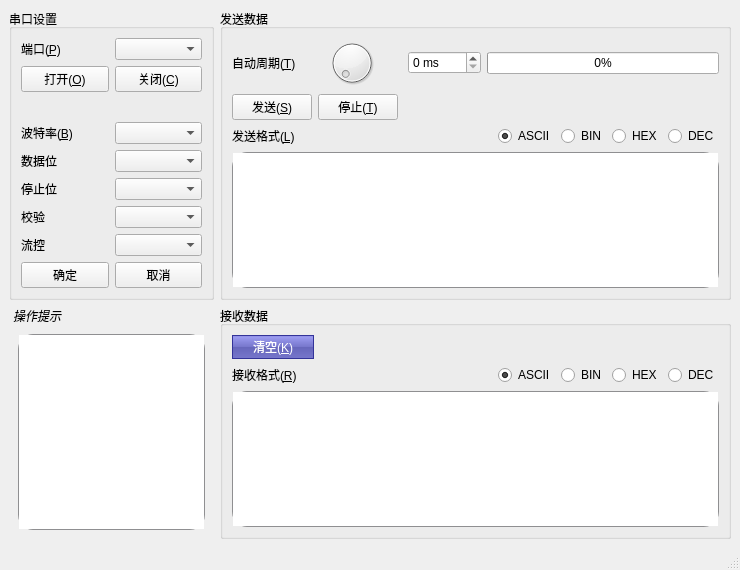
<?xml version="1.0" encoding="UTF-8"?>
<ui version="4.0">
 <class>MainWindow</class>
 <widget class="QMainWindow" name="MainWindow">
  <property name="geometry">
   <rect>
    <x>0</x>
    <y>0</y>
    <width>740</width>
    <height>570</height>
   </rect>
  </property>
  <property name="font">
   <font>
    <pointsize>9</pointsize>
   </font>
  </property>
  <property name="windowTitle">
   <string>串口调试-k</string>
  </property>
  <property name="autoFillBackground">
   <bool>true</bool>
  </property>
  <property name="styleSheet">
   <string notr="true"> background-color:   </string>
  </property>
  <property name="locale">
   <locale language="Chinese" country="China"/>
  </property>
  <property name="unifiedTitleAndToolBarOnMac">
   <bool>false</bool>
  </property>
  <widget class="QWidget" name="centralwidget">
   <layout class="QGridLayout" name="gridLayout">
    <item row="1" column="1">
     <widget class="QDockWidget" name="dockWidgetmessage">
      <property name="sizePolicy">
       <sizepolicy hsizetype="Preferred" vsizetype="Preferred">
        <horstretch>2</horstretch>
        <verstretch>0</verstretch>
       </sizepolicy>
      </property>
      <property name="minimumSize">
       <size>
        <width>96</width>
        <height>113</height>
       </size>
      </property>
      <property name="maximumSize">
       <size>
        <width>524287</width>
        <height>524287</height>
       </size>
      </property>
      <property name="font">
       <font>
        <italic>true</italic>
       </font>
      </property>
      <property name="autoFillBackground">
       <bool>false</bool>
      </property>
      <property name="styleSheet">
       <string notr="true"/>
      </property>
      <property name="floating">
       <bool>false</bool>
      </property>
      <property name="features">
       <set>QDockWidget::NoDockWidgetFeatures</set>
      </property>
      <property name="allowedAreas">
       <set>Qt::AllDockWidgetAreas</set>
      </property>
      <property name="windowTitle">
       <string>操作提示</string>
      </property>
      <widget class="QWidget" name="dockWidgetContents">
       <layout class="QGridLayout" name="gridLayout_2">
        <item row="0" column="0">
         <widget class="QTextBrowser" name="textBr_mess">
          <property name="styleSheet">
           <string notr="true"> border: 1px solid #8f8f91;
         border-radius: 15px;
         background-color: qlineargradient(x1: 1, y1: 2, x2: 1, y2: 2,
                                           stop: 0 #f6f7fa, stop: 1 #dadbde);
</string>
          </property>
         </widget>
        </item>
       </layout>
      </widget>
     </widget>
    </item>
    <item row="1" column="2">
     <widget class="QGroupBox" name="groupBox_3">
      <property name="sizePolicy">
       <sizepolicy hsizetype="Preferred" vsizetype="Preferred">
        <horstretch>5</horstretch>
        <verstretch>0</verstretch>
       </sizepolicy>
      </property>
      <property name="styleSheet">
       <string notr="true"/>
      </property>
      <property name="title">
       <string>接收数据</string>
      </property>
      <layout class="QVBoxLayout" name="verticalLayout_2">
       <item>
        <layout class="QHBoxLayout" name="horizontalLayout_3">
         <item>
          <widget class="QPushButton" name="bt_clear">
           <property name="statusTip">
            <string>Clear input data</string>
           </property>
           <property name="styleSheet">
            <string notr="true">color: white;
font: 9pt &quot;宋体&quot;;

background-color: QLinearGradient( x1: 0, y1: 0, x2: 0, y2: 1, stop: 0 #88d, stop: 0.1 #99e, stop: 0.49 #77c, stop: 0.5 #66b, stop: 1 #77c);
border-width: 1px;
border-color: #339;
border-style: solid;z
border-radius: 7;
padding: 3px;
padding-left: 5px;
padding-right: 5px;
min-width: 70px;
max-width: 75px;
min-height: 16px;
max-height: 16px;</string>
           </property>
           <property name="text">
            <string>清空(&amp;K)</string>
           </property>
          </widget>
         </item>
         <item>
          <spacer name="horizontalSpacer_4">
           <property name="orientation">
            <enum>Qt::Horizontal</enum>
           </property>
           <property name="sizeHint" stdset="0">
            <size>
             <width>308</width>
             <height>20</height>
            </size>
           </property>
          </spacer>
         </item>
        </layout>
       </item>
       <item>
        <layout class="QHBoxLayout" name="horizontalLayout_4">
         <item>
          <widget class="QLabel" name="label_4">
           <property name="text">
            <string>接收格式(&amp;R)</string>
           </property>
           <property name="buddy">
            <cstring>rbt_ASCIIin</cstring>
           </property>
          </widget>
         </item>
         <item>
          <spacer name="horizontalSpacer_1">
           <property name="orientation">
            <enum>Qt::Horizontal</enum>
           </property>
           <property name="sizeHint" stdset="0">
            <size>
             <width>58</width>
             <height>17</height>
            </size>
           </property>
          </spacer>
         </item>
         <item>
          <widget class="QRadioButton" name="rbt_ASCIIin">
           <property name="text">
            <string>ASCII</string>
           </property>
           <property name="checked">
            <bool>true</bool>
           </property>
          </widget>
         </item>
         <item>
          <widget class="QRadioButton" name="rbt_BINin">
           <property name="text">
            <string>BIN</string>
           </property>
          </widget>
         </item>
         <item>
          <widget class="QRadioButton" name="rbt_HEXin">
           <property name="text">
            <string>HEX</string>
           </property>
          </widget>
         </item>
         <item>
          <widget class="QRadioButton" name="rbt_Decin">
           <property name="text">
            <string>DEC</string>
           </property>
          </widget>
         </item>
        </layout>
       </item>
       <item>
        <widget class="QTextBrowser" name="textBr_inp">
         <property name="sizePolicy">
          <sizepolicy hsizetype="Expanding" vsizetype="Expanding">
           <horstretch>0</horstretch>
           <verstretch>0</verstretch>
          </sizepolicy>
         </property>
         <property name="font">
          <font>
           <pointsize>9</pointsize>
          </font>
         </property>
         <property name="styleSheet">
          <string notr="true"> border: 1px solid #8f8f91;
         border-radius: 15px;
         background-color: qlineargradient(x1: 1, y1: 2, x2: 1, y2: 2,
                                           stop: 0 #f6f7fa, stop: 1 #dadbde);
</string>
         </property>
        </widget>
       </item>
      </layout>
     </widget>
    </item>
    <item row="0" column="2">
     <widget class="QGroupBox" name="groupBox_2">
      <property name="sizePolicy">
       <sizepolicy hsizetype="Preferred" vsizetype="Preferred">
        <horstretch>5</horstretch>
        <verstretch>0</verstretch>
       </sizepolicy>
      </property>
      <property name="maximumSize">
       <size>
        <width>16777215</width>
        <height>16777215</height>
       </size>
      </property>
      <property name="styleSheet">
       <string notr="true"/>
      </property>
      <property name="title">
       <string>发送数据</string>
      </property>
      <layout class="QVBoxLayout" name="verticalLayout">
       <item>
        <layout class="QHBoxLayout" name="horizontalLayout_11">
         <item>
          <widget class="QLabel" name="label_7">
           <property name="styleSheet">
            <string notr="true"/>
           </property>
           <property name="text">
            <string>自动周期(&amp;T)</string>
           </property>
           <property name="buddy">
            <cstring>spinBox_Period</cstring>
           </property>
          </widget>
         </item>
         <item>
          <widget class="QDial" name="dial_time">
           <property name="maximum">
            <number>1000</number>
           </property>
           <property name="singleStep">
            <number>50</number>
           </property>
           <property name="pageStep">
            <number>100</number>
           </property>
          </widget>
         </item>
         <item>
          <widget class="QSpinBox" name="spinBox_Period">
           <property name="suffix">
            <string> ms</string>
           </property>
           <property name="maximum">
            <number>1000</number>
           </property>
           <property name="singleStep">
            <number>50</number>
           </property>
          </widget>
         </item>
         <item>
          <widget class="QProgressBar" name="progressBar">
           <property name="enabled">
            <bool>true</bool>
           </property>
           <property name="value">
            <number>0</number>
           </property>
          </widget>
         </item>
        </layout>
       </item>
       <item>
        <layout class="QHBoxLayout" name="horizontalLayout_2">
         <item>
          <widget class="QPushButton" name="bt_send">
           <property name="statusTip">
            <string>Send data</string>
           </property>
           <property name="styleSheet">
            <string notr="true"/>
           </property>
           <property name="text">
            <string>发送(&amp;S)</string>
           </property>
          </widget>
         </item>
         <item>
          <widget class="QPushButton" name="bt_stopsend">
           <property name="statusTip">
            <string>Stop send</string>
           </property>
           <property name="text">
            <string>停止(&amp;T)</string>
           </property>
          </widget>
         </item>
         <item>
          <spacer name="horizontalSpacer_2">
           <property name="orientation">
            <enum>Qt::Horizontal</enum>
           </property>
           <property name="sizeHint" stdset="0">
            <size>
             <width>200</width>
             <height>20</height>
            </size>
           </property>
          </spacer>
         </item>
        </layout>
       </item>
       <item>
        <layout class="QHBoxLayout" name="horizontalLayout">
         <item>
          <widget class="QLabel" name="label">
           <property name="text">
            <string>发送格式(&amp;L)</string>
           </property>
           <property name="buddy">
            <cstring>rbt_ASCIIout</cstring>
           </property>
          </widget>
         </item>
         <item>
          <spacer name="horizontalSpacer">
           <property name="orientation">
            <enum>Qt::Horizontal</enum>
           </property>
           <property name="sizeHint" stdset="0">
            <size>
             <width>58</width>
             <height>17</height>
            </size>
           </property>
          </spacer>
         </item>
         <item>
          <widget class="QRadioButton" name="rbt_ASCIIout">
           <property name="text">
            <string>ASCII</string>
           </property>
           <property name="checked">
            <bool>true</bool>
           </property>
          </widget>
         </item>
         <item>
          <widget class="QRadioButton" name="rbt_BINout">
           <property name="text">
            <string>BIN</string>
           </property>
          </widget>
         </item>
         <item>
          <widget class="QRadioButton" name="rbt_HEXout">
           <property name="text">
            <string>HEX</string>
           </property>
          </widget>
         </item>
         <item>
          <widget class="QRadioButton" name="rbt_Decout">
           <property name="text">
            <string>DEC</string>
           </property>
          </widget>
         </item>
        </layout>
       </item>
       <item>
        <widget class="QTextEdit" name="textEd_out">
         <property name="font">
          <font>
           <pointsize>9</pointsize>
          </font>
         </property>
         <property name="styleSheet">
          <string notr="true"> border: 1px solid #8f8f91;
         border-radius: 15px;
         background-color: qlineargradient(x1: 1, y1: 2, x2: 1, y2: 2,
                                           stop: 0 #f6f7fa, stop: 1 #dadbde);
</string>
         </property>
        </widget>
       </item>
      </layout>
     </widget>
    </item>
    <item row="0" column="1">
     <widget class="QGroupBox" name="groupBox">
      <property name="sizePolicy">
       <sizepolicy hsizetype="Preferred" vsizetype="Preferred">
        <horstretch>2</horstretch>
        <verstretch>0</verstretch>
       </sizepolicy>
      </property>
      <property name="maximumSize">
       <size>
        <width>16777215</width>
        <height>16777215</height>
       </size>
      </property>
      <property name="autoFillBackground">
       <bool>false</bool>
      </property>
      <property name="styleSheet">
       <string notr="true"/>
      </property>
      <property name="title">
       <string>串口设置</string>
      </property>
      <layout class="QVBoxLayout" name="verticalLayout_3">
       <item>
        <layout class="QHBoxLayout" name="horizontalLayout_5">
         <item>
          <widget class="QLabel" name="label_2">
           <property name="text">
            <string>端口(&amp;P)</string>
           </property>
           <property name="buddy">
            <cstring>comboBox_port</cstring>
           </property>
          </widget>
         </item>
         <item>
          <widget class="QComboBox" name="comboBox_port"/>
         </item>
        </layout>
       </item>
       <item>
        <layout class="QHBoxLayout" name="horizontalLayout_7">
         <item>
          <widget class="QPushButton" name="bt_openport">
           <property name="statusTip">
            <string>Open port</string>
           </property>
           <property name="text">
            <string>打开(&amp;O)</string>
           </property>
          </widget>
         </item>
         <item>
          <widget class="QPushButton" name="bt_closeport">
           <property name="statusTip">
            <string>Close port</string>
           </property>
           <property name="text">
            <string>关闭(&amp;C)</string>
           </property>
          </widget>
         </item>
        </layout>
       </item>
       <item>
        <spacer name="verticalSpacer">
         <property name="orientation">
          <enum>Qt::Vertical</enum>
         </property>
         <property name="sizeHint" stdset="0">
          <size>
           <width>20</width>
           <height>21</height>
          </size>
         </property>
        </spacer>
       </item>
       <item>
        <layout class="QHBoxLayout" name="horizontalLayout_6">
         <item>
          <widget class="QLabel" name="label_3">
           <property name="styleSheet">
            <string notr="true"/>
           </property>
           <property name="text">
            <string>波特率(&amp;B)</string>
           </property>
           <property name="buddy">
            <cstring>comboBox_baudrate</cstring>
           </property>
          </widget>
         </item>
         <item>
          <widget class="QComboBox" name="comboBox_baudrate"/>
         </item>
        </layout>
       </item>
       <item>
        <layout class="QHBoxLayout" name="horizontalLayout_13">
         <item>
          <widget class="QLabel" name="label_9">
           <property name="text">
            <string>数据位</string>
           </property>
          </widget>
         </item>
         <item>
          <widget class="QComboBox" name="comboBox_databyte"/>
         </item>
        </layout>
       </item>
       <item>
        <layout class="QHBoxLayout" name="horizontalLayout_12">
         <item>
          <widget class="QLabel" name="label_8">
           <property name="text">
            <string>停止位</string>
           </property>
          </widget>
         </item>
         <item>
          <widget class="QComboBox" name="comboBox_stopbyte"/>
         </item>
        </layout>
       </item>
       <item>
        <layout class="QHBoxLayout" name="horizontalLayout_8">
         <item>
          <widget class="QLabel" name="label_5">
           <property name="text">
            <string>校验</string>
           </property>
          </widget>
         </item>
         <item>
          <widget class="QComboBox" name="comboBox_parity"/>
         </item>
        </layout>
       </item>
       <item>
        <layout class="QHBoxLayout" name="horizontalLayout_9">
         <item>
          <widget class="QLabel" name="label_6">
           <property name="text">
            <string>流控</string>
           </property>
          </widget>
         </item>
         <item>
          <widget class="QComboBox" name="comboBox_flcntrl"/>
         </item>
        </layout>
       </item>
       <item>
        <layout class="QHBoxLayout" name="horizontalLayout_10">
         <item>
          <widget class="QPushButton" name="bt_apply">
           <property name="font">
            <font>
             <family>新宋体</family>
             <pointsize>9</pointsize>
            </font>
           </property>
           <property name="statusTip">
            <string>Apply port settings</string>
           </property>
           <property name="styleSheet">
            <string notr="true"/>
           </property>
           <property name="text">
            <string>确定</string>
           </property>
          </widget>
         </item>
         <item>
          <widget class="QPushButton" name="bt_cancel">
           <property name="statusTip">
            <string>Cancel new settings </string>
           </property>
           <property name="text">
            <string>取消</string>
           </property>
          </widget>
         </item>
        </layout>
       </item>
      </layout>
     </widget>
    </item>
   </layout>
  </widget>
  <widget class="QMenuBar" name="menubar">
   <property name="geometry">
    <rect>
     <x>0</x>
     <y>0</y>
     <width>740</width>
     <height>21</height>
    </rect>
   </property>
  </widget>
  <widget class="QStatusBar" name="statusbar">
   <property name="sizeGripEnabled">
    <bool>true</bool>
   </property>
  </widget>
 </widget>
 <tabstops>
  <tabstop>comboBox_port</tabstop>
  <tabstop>comboBox_baudrate</tabstop>
  <tabstop>comboBox_databyte</tabstop>
  <tabstop>comboBox_stopbyte</tabstop>
  <tabstop>comboBox_parity</tabstop>
  <tabstop>comboBox_flcntrl</tabstop>
  <tabstop>bt_apply</tabstop>
  <tabstop>bt_cancel</tabstop>
  <tabstop>bt_openport</tabstop>
  <tabstop>bt_closeport</tabstop>
  <tabstop>dial_time</tabstop>
  <tabstop>spinBox_Period</tabstop>
  <tabstop>rbt_ASCIIout</tabstop>
  <tabstop>rbt_BINout</tabstop>
  <tabstop>rbt_HEXout</tabstop>
  <tabstop>rbt_Decout</tabstop>
  <tabstop>textEd_out</tabstop>
  <tabstop>rbt_ASCIIin</tabstop>
  <tabstop>rbt_BINin</tabstop>
  <tabstop>rbt_HEXin</tabstop>
  <tabstop>rbt_Decin</tabstop>
  <tabstop>textBr_inp</tabstop>
  <tabstop>bt_send</tabstop>
  <tabstop>bt_stopsend</tabstop>
  <tabstop>bt_clear</tabstop>
  <tabstop>textBr_mess</tabstop>
 </tabstops>
 <resources/>
 <connections>
  <connection>
   <sender>dial_time</sender>
   <signal>valueChanged(int)</signal>
   <receiver>spinBox_Period</receiver>
   <slot>setValue(int)</slot>
   <hints>
    <hint type="sourcelabel">
     <x>402</x>
     <y>102</y>
    </hint>
    <hint type="destinationlabel">
     <x>476</x>
     <y>86</y>
    </hint>
   </hints>
  </connection>
  <connection>
   <sender>spinBox_Period</sender>
   <signal>valueChanged(int)</signal>
   <receiver>dial_time</receiver>
   <slot>setValue(int)</slot>
   <hints>
    <hint type="sourcelabel">
     <x>476</x>
     <y>86</y>
    </hint>
    <hint type="destinationlabel">
     <x>402</x>
     <y>102</y>
    </hint>
   </hints>
  </connection>
 </connections>
</ui>
